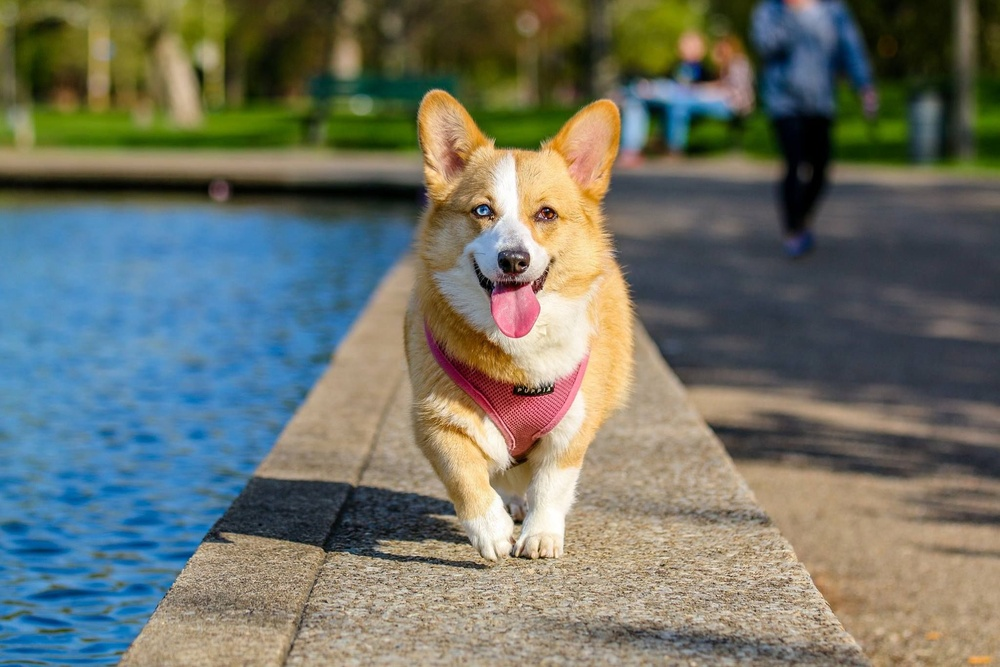
#> input picture T1/images/dog.jpg, 1000 x 667 px, shrunk from 2048 x 1365 before the run, found by its file name
$ python hsv_vs_lch.py
#> lines starting #> are read from the running program, lines starting #| are printed output that depends on the picture
#> further down, img_dog is the input picture: shape (667, 1000, 3); mean R, G, B 110.4, 114.6, 103.8
### T1/Parte_1/color_saturation.py
import numpy as np
from skimage import color

def ColorSaturation(img_rgb, control_points, mode='HSV'):
#> called with mode = 'HSV'
    mode = mode.strip().upper()

    if mode not in ['HSV', 'LCH']:
        ValueError("Modo no soportado. Usa 'HSV' o 'LCH'.")

    if img_rgb.shape[-1] == 4:
        img_rgb = img_rgb[:, :, :3]

    if img_rgb.dtype == np.uint8:
        img_float = img_rgb.astype(float) / 255.0
    else:
        img_float = img_rgb.copy()

    c_pts = sorted(control_points, key=lambda x: x[0])
    h_pts = np.array([p[0] for p in c_pts])
    m_pts = np.array([p[1] for p in c_pts])

    if mode == 'HSV':
        img_transformed = color.rgb2hsv(img_float)
#> img_transformed: shape (667, 1000, 3) float64; mean of channels 0, 1, 2 0.307, 0.426, 0.532
        H = img_transformed[:, :, 0]
        S = img_transformed[:, :, 1]
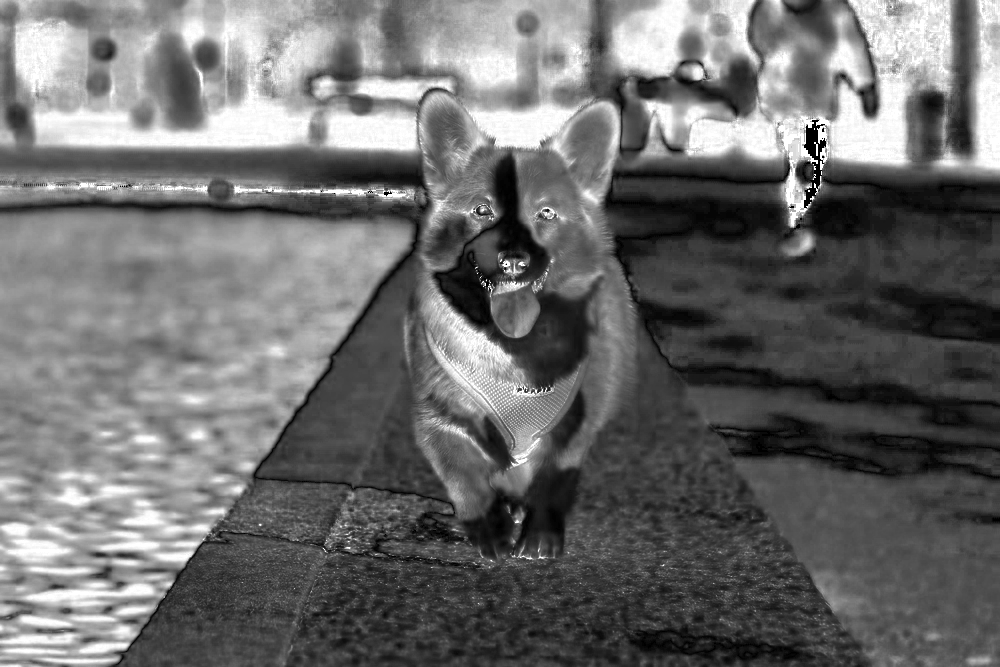
#> S: shape (667, 1000) float64; min 0, max 1, mean 0.426
        max_h = 1.0

    elif mode == 'LCH':
        img_lab = color.rgb2lab(img_float)
        img_transformed = color.lab2lch(img_lab)
        H = img_transformed[:, :, 2]
        S = img_transformed[:, :, 1] # croma
        max_h = 2 * np.pi


    h_pts_padded = np.concatenate(([h_pts[-1] - max_h], h_pts, [h_pts[0] + max_h]))
    m_pts_padded = np.concatenate(([m_pts[-1]], m_pts, [m_pts[0]]))


    M_map = np.interp(H, h_pts_padded, m_pts_padded)
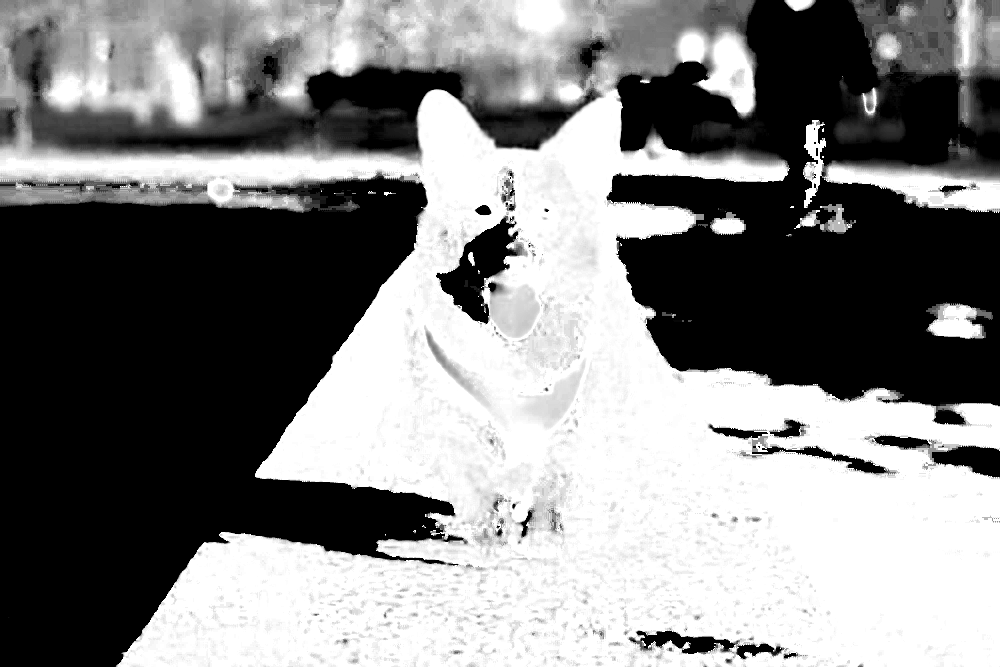
#> M_map: shape (667, 1000) float64; min 1, max 2.5, mean 1.77; drawn with min black and max white

    new_S = S * M_map

    if mode == 'HSV':
        img_transformed[:, :, 1] = np.clip(new_S, 0.0, 1.0)
#> img_transformed: shape (667, 1000, 3) float64; mean of channels 0, 1, 2 0.307, 0.627, 0.532
        img_out = color.hsv2rgb(img_transformed)
    elif mode == 'LCH':

        img_transformed[:, :, 1] = np.clip(new_S, 0.0, None)
        img_lab_out = color.lch2lab(img_transformed)
        img_out = color.lab2rgb(img_lab_out)

    img_out = np.clip(img_out, 0.0, 1.0)
    return (img_out * 255).astype(np.uint8)

### T1/Parte_1/hsv_vs_lch.py
import matplotlib.pyplot as plt
from skimage import io
from color_saturation import ColorSaturation
import numpy as np

#prueba

img_dog =  io.imread('./images/dog.jpg')

pts_aumentar = [
    (0.0, 2.5), (0.1, 2.5),
    (0.25, 1.0), (0.8, 1.0),
    (1.0, 2.5)
]

pts_aumentar_2 = [
    (h * 2 * np.pi, m) for h, m in pts_aumentar
]

aumentar = ColorSaturation(img_dog, pts_aumentar, mode='HSV')

aumentar_2 = ColorSaturation(img_dog, pts_aumentar_2, mode="LCH")
#> call 2 of ColorSaturation, with mode = 'LCH'
#> in ColorSaturation (call 2), `img_lab = color.rgb2lab(img_float)`: img_lab: shape (667, 1000, 3) float64; mean of channels 0, 1, 2 47.5, -0.9, 5.7
#> in ColorSaturation (call 2), `img_transformed = color.lab2lch(img_lab)`: img_transformed: shape (667, 1000, 3) float64; mean of channels 0, 1, 2 47.5, 21, 2.6
#> in ColorSaturation (call 2), `H = img_transformed[:, :, 2]`:
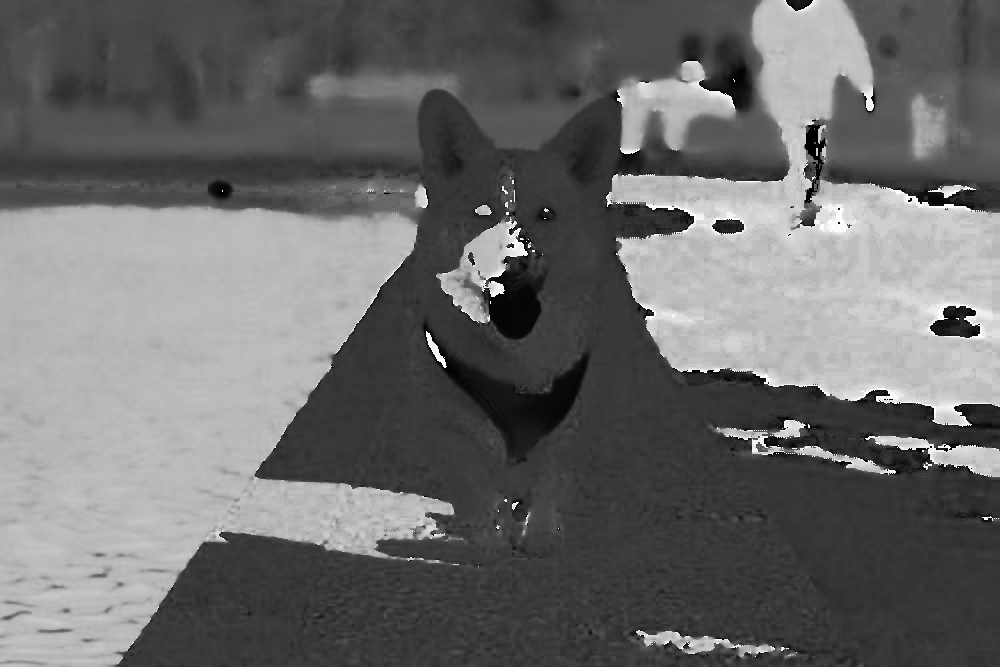
#> H: shape (667, 1000) float64; min 0, max 6.28, mean 2.65; drawn with min black and max white
#> in ColorSaturation (call 2), `S = img_transformed[:, :, 1]`:
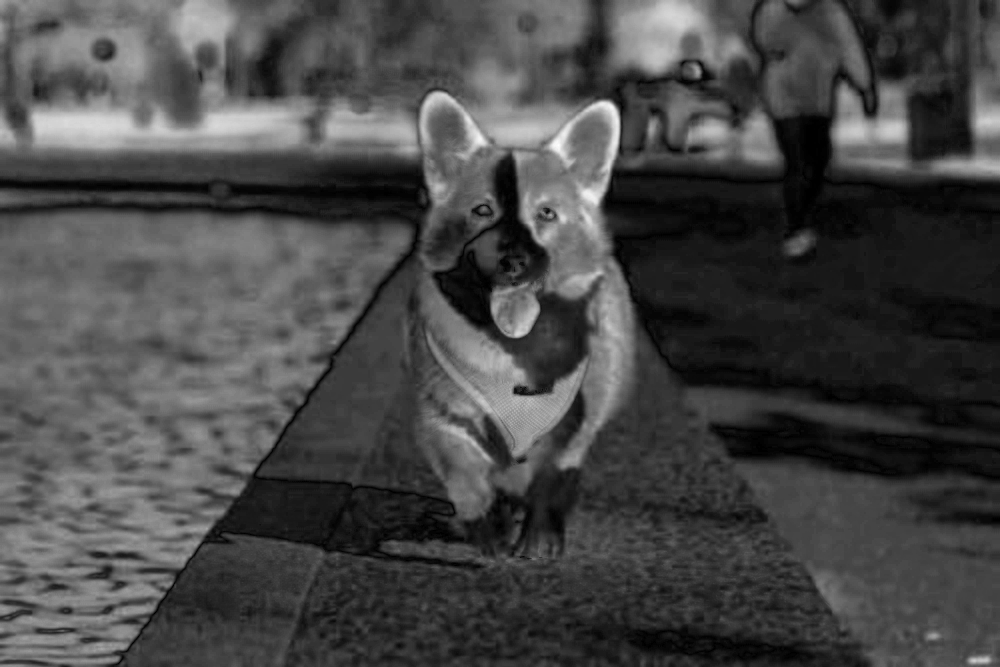
#> S: shape (667, 1000) float64; min 0, max 74.46, mean 21; drawn with min black and max white
#> in ColorSaturation (call 2), `M_map = np.interp(H, h_pts_padded, m_pts_padded)`:
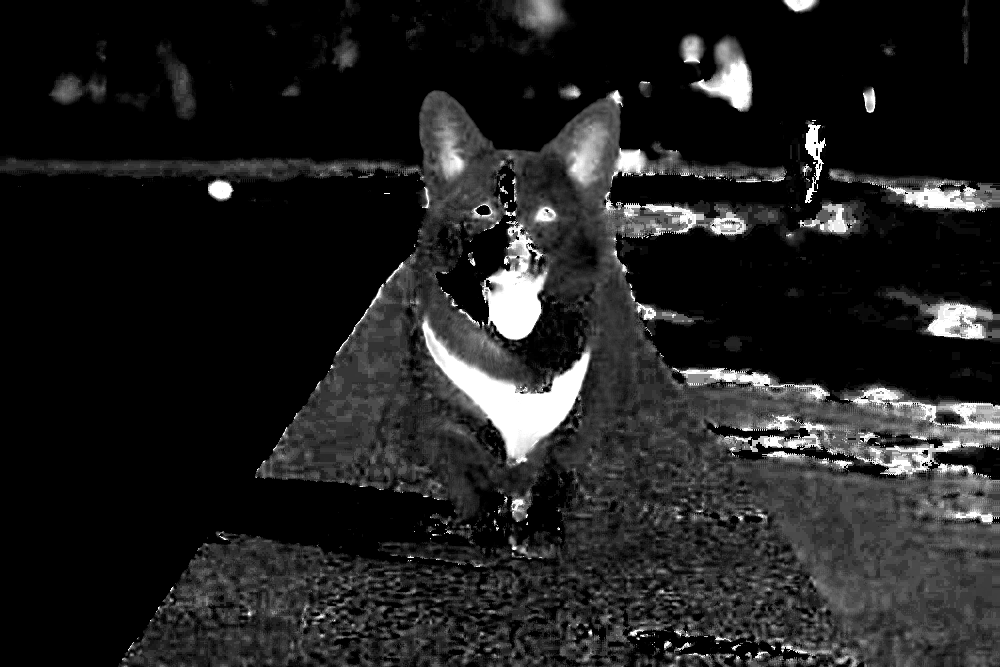
#> M_map: shape (667, 1000) float64; min 1, max 2.5, mean 1.19; drawn with min black and max white
#> in ColorSaturation (call 2), `new_S = S * M_map`:
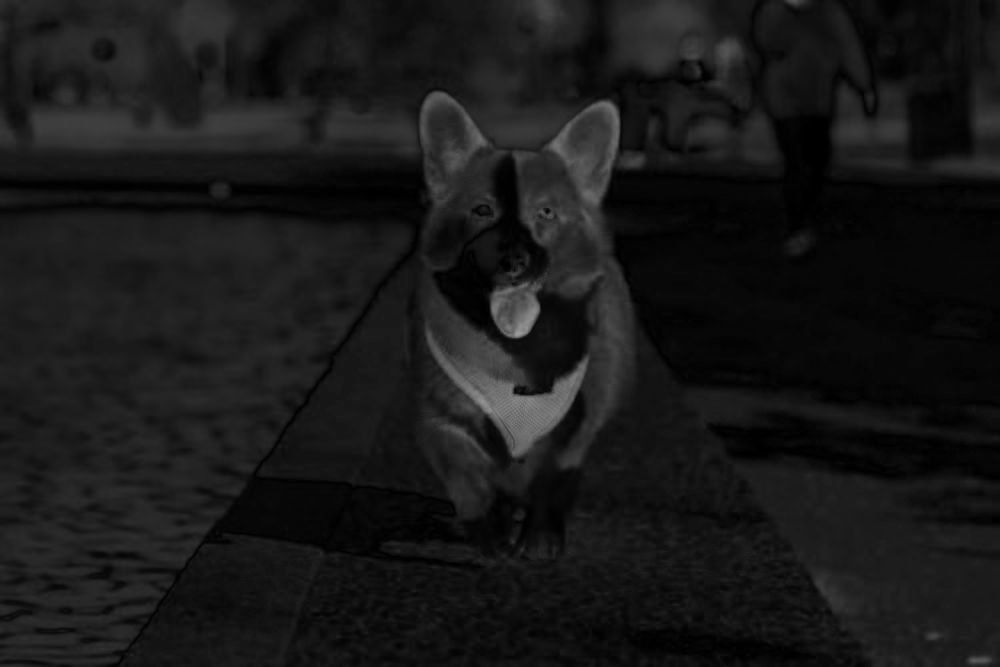
#> new_S: shape (667, 1000) float64; min 0, max 155.5, mean 24.5
#> in ColorSaturation (call 2), `img_transformed[:, :, 1] = np.clip(new_S, 0.0, None)`: img_transformed: shape (667, 1000, 3) float64; mean of channels 0, 1, 2 47.5, 24.5, 2.6
#> in ColorSaturation (call 2), `img_lab_out = color.lch2lab(img_transformed)`: img_lab_out: shape (667, 1000, 3) float64; mean of channels 0, 1, 2 47.5, 0.7, 8.5
#> in ColorSaturation (call 2), `img_out = color.lab2rgb(img_lab_out)`:
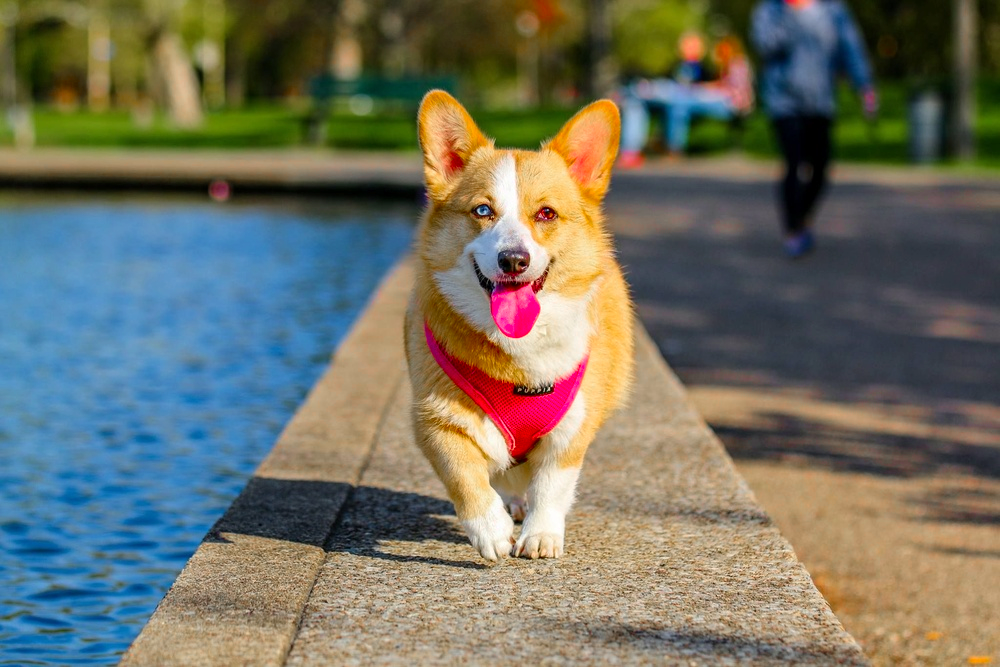
#> img_out: shape (667, 1000, 3) float64; mean R, G, B 0.444, 0.443, 0.388


fig, axes = plt.subplots(2, 3, figsize=(100, 30))

# Perro
axes[0, 0].imshow(img_dog)
axes[0, 0].set_title("Original")

axes[0, 1].imshow(aumentar)
axes[0, 1].set_title("Resaltar Rojos (HSV)")

axes[0, 2].imshow(aumentar_2)
axes[0, 2].set_title("Resaltar Rojos (LCH con puntos reescalados)")


for ax in axes.flatten():
    ax.axis('off')

plt.tight_layout(pad=4)
plt.show()

$ run again, with T1/images/desierto.webp saved as T1/images/dog.jpg
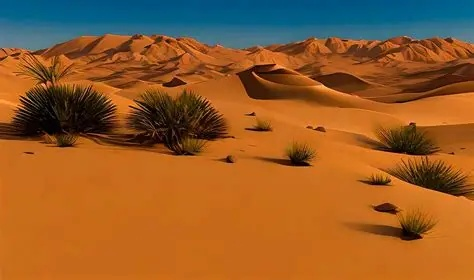
#> input picture T1/images/desierto.webp, 474 x 280 px, found by its file name
#> img_dog is the input picture: shape (280, 474, 3); mean R, G, B 148.6, 92.3, 42.3
#> img_lab: shape (280, 474, 3) float64; mean of channels 0, 1, 2 45.6, 22.2, 36.5
#> in ColorSaturation (call 2), `new_S = S * M_map`:
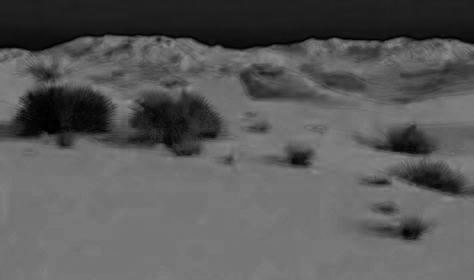
#> new_S: shape (280, 474) float64; min 0.000112, max 145.5, mean 89.5
#> img_lab_out: shape (280, 474, 3) float64; mean of channels 0, 1, 2 45.6, 42.3, 70
#> in ColorSaturation (call 2), `img_out = color.lab2rgb(img_lab_out)`:
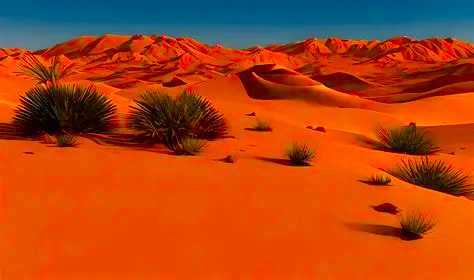
#> img_out: shape (280, 474, 3) float64; mean R, G, B 0.689, 0.271, 0.0792
